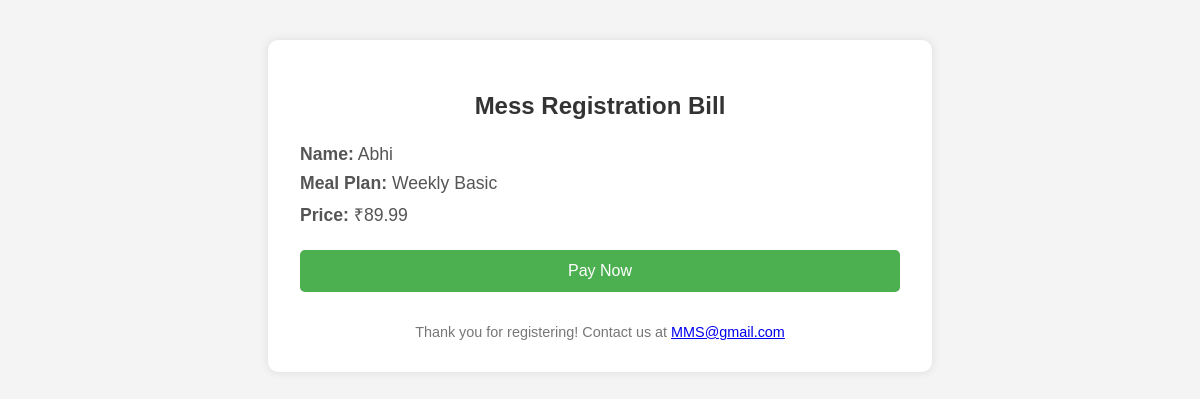
Page /bill/3/1 (signed in) on the committed database.
### models.py (models this page shows, shortened)
class User(UserMixin, db.Model):
    __tablename__ = 'users'
    id = db.Column(db.Integer, primary_key=True)
    username = db.Column(db.String(80), unique=True, nullable=False)
    email = db.Column(db.String(120), unique=True, nullable=False)
    password_hash = db.Column(db.String(128))
    role = db.Column(db.String(20), default='student')
    created_at = db.Column(db.DateTime, default=datetime.utcnow)
    last_login = db.Column(db.DateTime)
    is_active = db.Column(db.Boolean, default=False)
    email_verified = db.Column(db.Boolean, default=False)
    meals = db.relationship('Meal', backref='user', lazy=True)
    subscriptions = db.relationship('Subscription', backref='user', lazy=True)
    payments = db.relationship('Payment', backref='user', lazy=True)

class MealPlan(db.Model):
    __tablename__ = 'meal_plans'
    id = db.Column(db.Integer, primary_key=True)
    name = db.Column(db.String(100), nullable=False)
    description = db.Column(db.Text)
    price = db.Column(db.Float, nullable=False)
    duration = db.Column(db.Integer, nullable=False)  # in days
    meals_included = db.Column(db.Integer, nullable=False)
    created_at = db.Column(db.DateTime, default=datetime.utcnow)
    is_active = db.Column(db.Boolean, default=True)

### app.py (the view)
@app.route('/bill/<int:user_id>/<int:plan_id>')
@login_required
def bill(user_id, plan_id):
    if current_user.id != user_id and not current_user.is_admin:
        flash('You do not have permission to view this bill', 'danger')
        return redirect(url_for('main.dashboard'))
    user = User.query.get_or_404(user_id)
    meal_plan = MealPlan.query.get_or_404(plan_id)
    return render_template('main/bill.html', user=user, meal_plan=meal_plan)

### app.py (called while the page is built)
@login_manager.user_loader
def load_user(user_id):
    return User.query.get(int(user_id))

@app.before_request
def before_request():
    if current_user.is_authenticated:
        current_user.last_login = datetime.utcnow()
        db.session.commit()

### templates/main/bill.html (shortened to what this page needs)
<!DOCTYPE html>
<html lang="en">
  <head>
  </head>
  <body>
    <div class="bill-container" id="bill">
      <h2>Mess Registration Bill</h2>
      <div class="bill-details">
        <p><strong>Name:</strong> {{ user.username }}</p>
        <p><strong>Meal Plan:</strong> {{ meal_plan.name }}</p>
        <p><strong>Price:</strong> ₹{{ meal_plan.price }}</p>
      </div>
      <button onclick="downloadPDF()">Pay Now</button>
    <div class="footer">
      Thank you for registering! Contact us at
      <a href="mailto:MMS@gmail.com">MMS@gmail.com</a>
    </div>
  </body>
</html>

### templates/main/bill.html (style rules this page uses)
body { font-family: Arial, sans-serif; padding: 2rem; background-color: #f4f4f4; }
.bill-container { max-width: 600px; margin: auto; background: #fff; padding: 2rem; border-radius: 10px; box-shadow: 0 0 10px rgba(0, 0, 0, 0.1); }
h2 { text-align: center; margin-bottom: 1.5rem; color: #333; }
.bill-details p { margin: 0.5rem 0; font-size: 1.1rem; color: #555; }
.footer { text-align: center; margin-top: 2rem; font-size: 0.9rem; color: #777; }
button { display: block; width: 100%; padding: 0.75rem; font-size: 1rem; background-color: #4caf50; color: white; border: none; border-radius: 5px; cursor: pointer; margin-top: 1.5rem; }

### rows in the picture
User: username "Abhi"
MealPlan: name "Weekly Basic", price "89.99"
